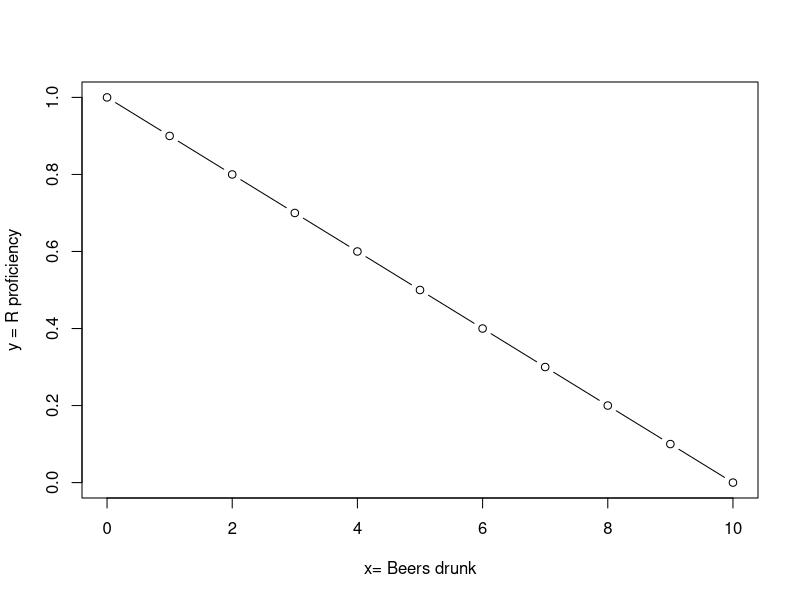
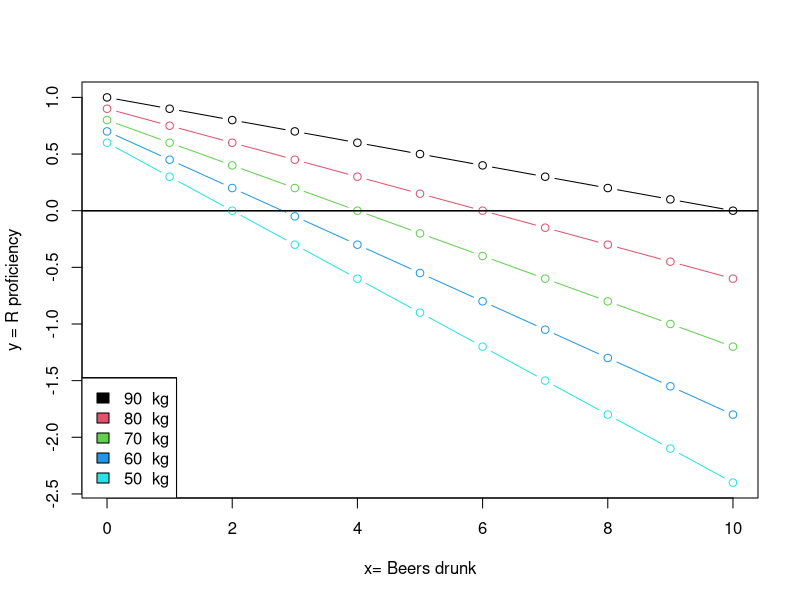
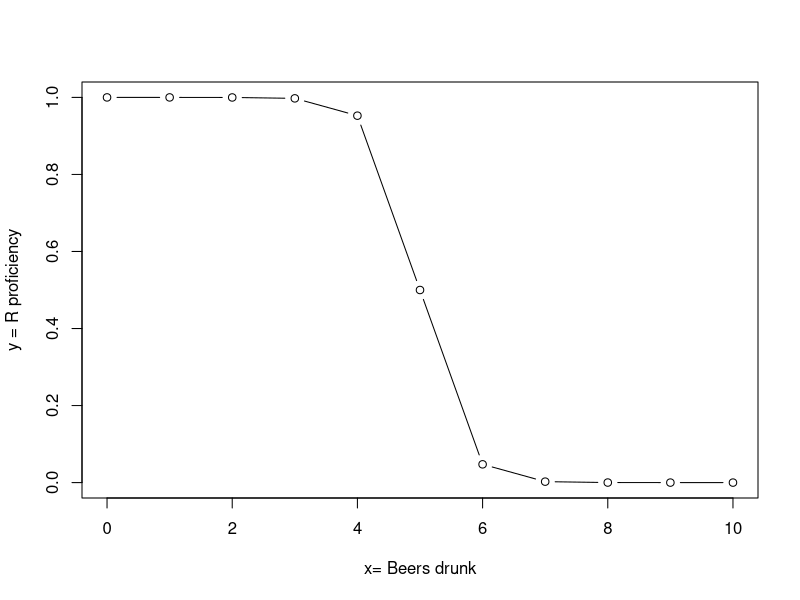
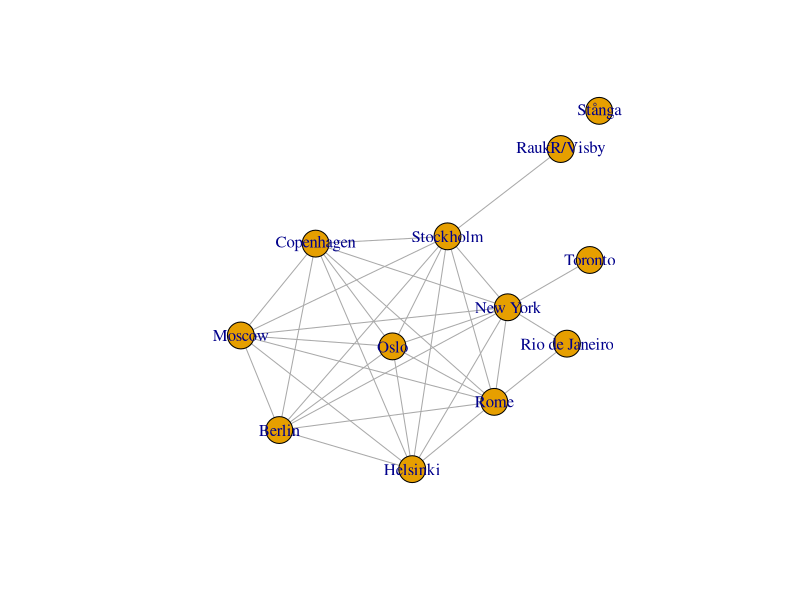
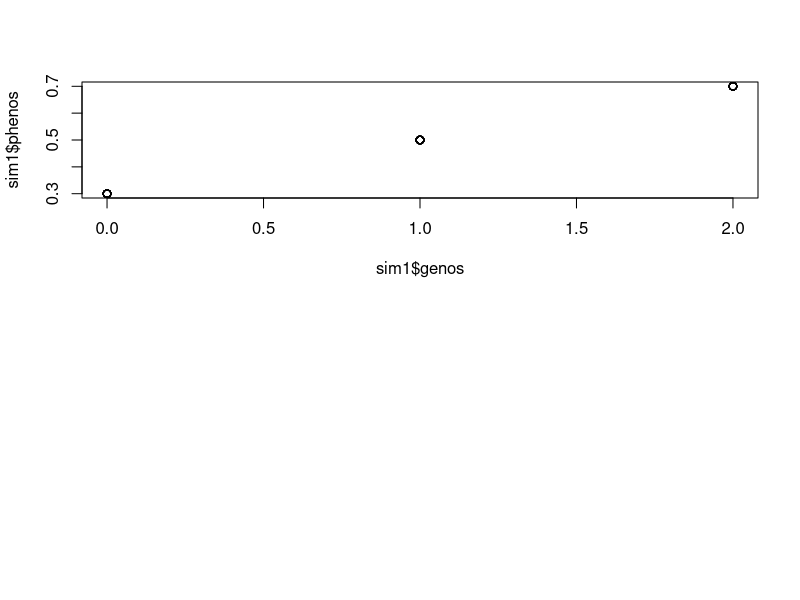
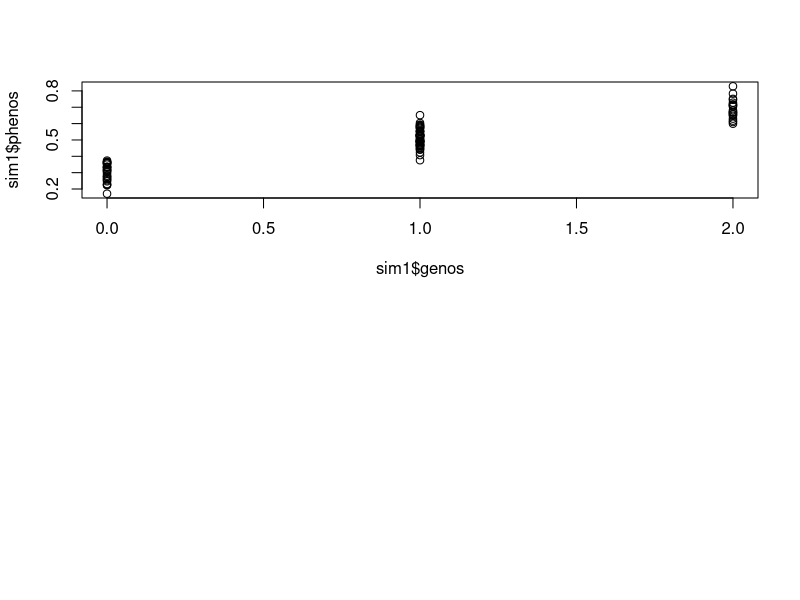

Recreate these plots in R, in order.
## ---- chunk 1

## ---- chunk 2
# load the packages you need

#library(tidyverse)
#library(ggplot2)
## ---- chunk 3
x = seq(0,10)
b0 = 1.0
b1=-0.1
y = sapply(x, function(x) x*b1 + b0)
plot(x,y, type='b', ylab = "y = R proficiency", xlab = "x= Beers drunk")
## ---- chunk 4
x= seq(0,10)
mass = c(90,80,70,60,50)
b1 = -0.55 + mass * 0.005
b0 = 0.1 + mass * 0.01
lin=function(x,k,c){
  return(k * x + c)
}
y = sapply(seq(1,5),function(i) lin(x, b1[i], b0[i]))
plot(x,y[,1], type='b', ylim = c(min(y), max(1,0,max(y))), 
     ylab = "y = R proficiency", xlab = "x= Beers drunk")
for(i in seq(2,5)){
  points(x,y[,i], type='b',col=i)
  legend("bottomleft", legend = paste(mass, " kg"), fill=seq(1,5))
  abline(h=0.0)
}
## ---- chunk 5
x = seq(0,10)
b0 = 5
b1=-3

invlogit<-function(x, k, c){
  return(1/(1+exp(-k*(x-c))))
}
y = invlogit(x, b1, b0)
plot(x,y, type='b', 
     ylab = "y = R proficiency", xlab = "x= Beers drunk")
## ---- chunk 6
require(igraph)
towns = c("RaukR/Visby", "Stockholm", "Oslo", "Helsinki","Copenhagen", "Berlin", "Rome", "Moscow", "New York","Toronto", "Rio de Janeiro", "Stånga")
adj.matrix= matrix(rep(0, length(towns)*length(towns)), nr=length(towns), dimnames=list(towns, towns))
edges=list(c("RaukR/Visby", "Stockholm"), 
           c("Stockholm", "Oslo"), c("Stockholm", "Helsinki"), c("Stockholm","Copenhagen"), c("Stockholm","Berlin"), c("Stockholm","Berlin"),c("Stockholm","Rome"),c("Stockholm", "Moscow"), c("Stockholm","New York"),
           c("Oslo", "Helsinki"), c("Oslo","Copenhagen"), c("Oslo","Berlin"), c("Oslo","Rome"), c("Oslo","Moscow"), c("Oslo","New York"),
           c("Helsinki", "Copenhagen"), c("Helsinki","Berlin"), c("Helsinki","Rome"), c("Helsinki","Moscow"), c("Helsinki","New York"),
           c("Copenhagen", "Berlin"), c("Copenhagen","Rome"), c("Copenhagen","Moscow"), c("Copenhagen","New York"),
           c("Berlin", "Rome"), c("Berlin", "Moscow"), c("Berlin", "New York"), 
           c("Rome", "Moscow"), c("Rome", "New York"), c("Rome", "Rio de Janeiro"), 
           c("Moscow", "New York"), 
           c("New York","Toronto"), c("New York","Rio de Janeiro")
)

for(i in edges){
  adj.matrix[i[1],i[2]]=1
  adj.matrix[i[2],i[1]]=1
}
g <- graph.adjacency(adj.matrix, mode="undirected")
# How to set coordinates:
# t=tkplot(g)
# Manually adjust
# paste(tk_coords(t), collapse=",")
# Copy and paste coordinate vector below
coords = matrix(c(383,274,221,240,147,112,319,75,332,411,389,420,352,256,135,0,248,43,74,147,178,230,138,394), nrow=12)
#coords = matrix(c(438,313,233,240,122,92,371,158,344,375,463,451,275,257,146,0,62,157,183,261,76,12,142,322), nrow=12)
plot(g, layout=coords)
## ---- chunk 7
#parameters
a = 0.3
b = 0.2
N=100
sim1 = data.frame(genos=round(runif(N,min=0,max=2)))

sim1$phenos = a + b * sim1$genos
par(mfrow=c(2,1))

plot(x=sim1$genos, y=sim1$phenos)
## ---- chunk 8
#parameters
a = 0.3
b = 0.2
N=100
sim1 = data.frame(genos=round(runif(N,min=0,max=2)))

sim1$phenos = a + b * sim1$genos + rnorm(N, mean=0, sd=0.05) 

par(mfrow=c(2,1))
plot(x=sim1$genos, y=sim1$phenos)
## ---- chunk 9



## ---- chunk 10
R.version
## ---- chunk 11

